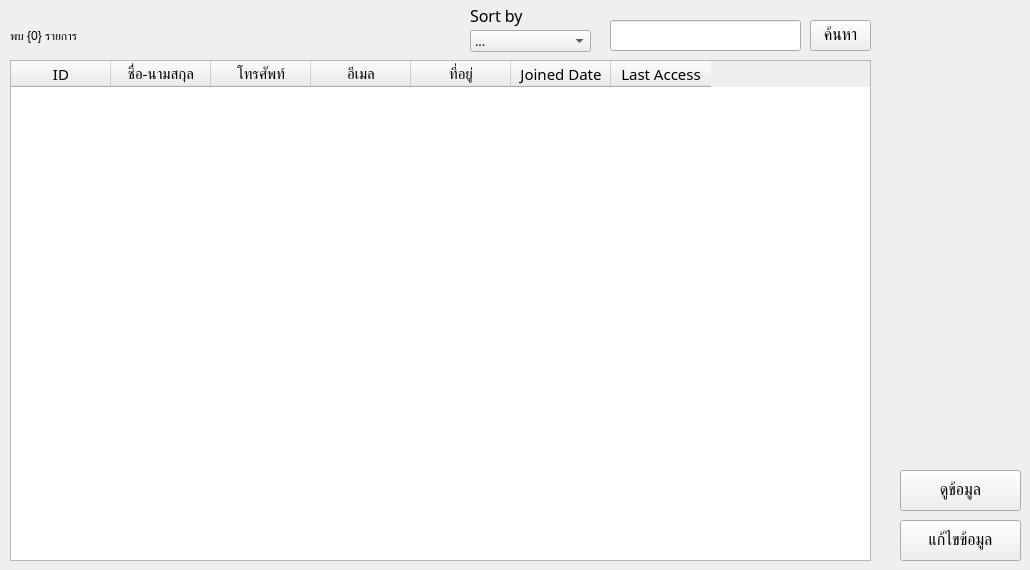
    <widget class="QWidget" name="tab_customers">
     <attribute name="title">
      <string>Customers</string>
     </attribute>
     <widget class="QTableWidget" name="tbl_cus_customers">
      <property name="geometry">
       <rect>
        <x>10</x>
        <y>60</y>
        <width>861</width>
        <height>501</height>
       </rect>
      </property>
      <property name="font">
       <font>
        <family>Kanit</family>
        <pointsize>11</pointsize>
       </font>
      </property>
      <column>
       <property name="text">
        <string>ID</string>
       </property>
      </column>
      <column>
       <property name="text">
        <string>ชื่อ-นามสกุล</string>
       </property>
      </column>
      <column>
       <property name="text">
        <string>โทรศัพท์</string>
       </property>
      </column>
      <column>
       <property name="text">
        <string>อีเมล</string>
       </property>
      </column>
      <column>
       <property name="text">
        <string>ที่อยู่</string>
       </property>
      </column>
      <column>
       <property name="text">
        <string>Joined Date</string>
       </property>
      </column>
      <column>
       <property name="text">
        <string>Last Access</string>
       </property>
      </column>
     </widget>
     <widget class="QPushButton" name="btn_cus_search">
      <property name="geometry">
       <rect>
        <x>810</x>
        <y>20</y>
        <width>61</width>
        <height>31</height>
       </rect>
      </property>
      <property name="font">
       <font>
        <family>Kanit</family>
        <pointsize>12</pointsize>
       </font>
      </property>
      <property name="text">
       <string>ค้นหา</string>
      </property>
     </widget>
     <widget class="QLineEdit" name="txt_cus_search">
      <property name="geometry">
       <rect>
        <x>610</x>
        <y>20</y>
        <width>191</width>
        <height>31</height>
       </rect>
      </property>
      <property name="font">
       <font>
        <family>Kanit Light</family>
        <pointsize>10</pointsize>
       </font>
      </property>
     </widget>
     <widget class="QLabel" name="lbl_cus_found">
      <property name="geometry">
       <rect>
        <x>10</x>
        <y>20</y>
        <width>281</width>
        <height>31</height>
       </rect>
      </property>
      <property name="text">
       <string>พบ {0} รายการ</string>
      </property>
     </widget>
     <widget class="QComboBox" name="cmb_cus_sortby">
      <property name="geometry">
       <rect>
        <x>470</x>
        <y>30</y>
        <width>121</width>
        <height>22</height>
       </rect>
      </property>
      <property name="font">
       <font>
        <family>Kanit Light</family>
        <pointsize>10</pointsize>
       </font>
      </property>
      <item>
       <property name="text">
        <string>...</string>
       </property>
      </item>
      <item>
       <property name="text">
        <string>ชื่อ</string>
       </property>
      </item>
      <item>
       <property name="text">
        <string>ล่าสุด</string>
       </property>
      </item>
      <item>
       <property name="text">
        <string>ราคาสูงสุด</string>
       </property>
      </item>
      <item>
       <property name="text">
        <string>ราคาต่ำสุด</string>
       </property>
      </item>
     </widget>
     <widget class="QLabel" name="lbl_cus_sortby">
      <property name="geometry">
       <rect>
        <x>470</x>
        <y>0</y>
        <width>101</width>
        <height>31</height>
       </rect>
      </property>
      <property name="font">
       <font>
        <family>Kanit</family>
        <pointsize>12</pointsize>
       </font>
      </property>
      <property name="text">
       <string>Sort by</string>
      </property>
     </widget>
     <widget class="QPushButton" name="btn_cus_view">
      <property name="geometry">
       <rect>
        <x>900</x>
        <y>470</y>
        <width>121</width>
        <height>41</height>
       </rect>
      </property>
      <property name="font">
       <font>
        <family>Kanit</family>
        <pointsize>12</pointsize>
       </font>
      </property>
      <property name="text">
       <string>ดูข้อมูล</string>
      </property>
     </widget>
     <widget class="QPushButton" name="btn_cus_edit">
      <property name="geometry">
       <rect>
        <x>900</x>
        <y>520</y>
        <width>121</width>
        <height>41</height>
       </rect>
      </property>
      <property name="font">
       <font>
        <family>Kanit</family>
        <pointsize>12</pointsize>
       </font>
      </property>
      <property name="text">
       <string>แก้ไขข้อมูล</string>
      </property>
     </widget>
    </widget>
